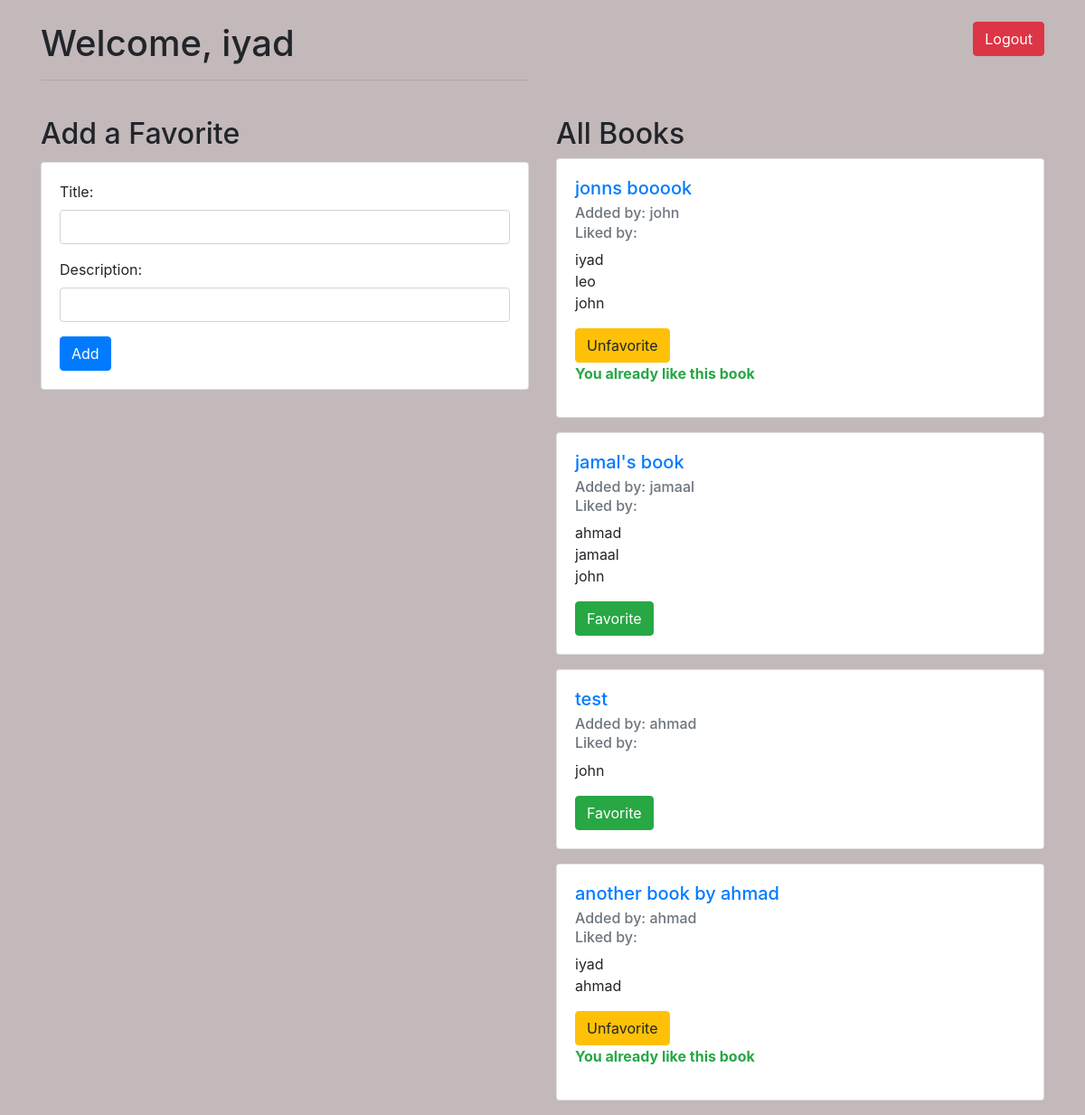
Page /books (signed in) on the committed database.
### myapp/models.py (models this page shows)
class User(models.Model):
    firstname = models.CharField(max_length=45)
    lastname = models.CharField(max_length=45)
    email = models.CharField(max_length=45)
    password = models.CharField(max_length=255)
    created_at = models.DateField(auto_now_add=True)
    updated_at = models.DateField(auto_now=True)
    objects = UserManager()

class Book(models.Model):
    title = models.CharField(max_length=255)
    desc  = models.TextField()
    users_who_like = models.ManyToManyField(User, related_name="liked_books")
    uploaded_by = models.ForeignKey(User, on_delete=models.CASCADE, related_name="uploaded_books")
    created_at = models.DateField(auto_now_add=True)
    updated_at = models.DateField(auto_now=True)
    objects = BookManager()

### myapp/views.py (the view)
# urls.py: path('books',views.go_to_books,name='books'),
def go_to_books(request):
    if 'user_id' not in request.session :
        return redirect('/')
    user = get_userid(request.session['user_id'])
    allbooks = get_all_books()
    context = {
            'user' : user,
            'allbooks' : allbooks,
        }
    return render(request,'books.html',context)

### myapp/models.py (called while the page is built)
def get_userid(id):
    return User.objects.get(id = id)

def get_all_books():
    return Book.objects.all()

### myapp/templates/books.html (shortened to what this page needs)
<!DOCTYPE html>
<html lang="en">
<head>
    <link href="https://stackpath.bootstrapcdn.com/bootstrap/4.5.2/css/bootstrap.min.css" rel="stylesheet">
</head>
<body>
    <div class="container">
        <div class="row mt-4">
            <div class="col">
                <h1>Welcome, {{ user.firstname }}</h1>
                <hr>
            </div>
            <div class="col text-right">
                <a href="{% url 'logout' %}" class="btn btn-danger">Logout</a>
            </div>
        </div>
        <div class="row mt-4">
            <div class="col-md-6">
                <h2 class="card-title">Add a Favorite</h2>
                <div class="card">
                    <div class="card-body">
                        <form action="/books/addbook/" method="post">
                            <div class="form-group">
                                <label for="title">Title:</label>
                                <input type="text" class="form-control" name="title" id="title" required>
                            </div>
                            <div class="form-group">
                                <label for="desc">Description:</label>
                                <input type="text" class="form-control" name="desc" id="desc" required>
                            </div>
                            <button type="submit" class="btn btn-primary">Add</button>
                        </form>
                    </div>
                </div>
            </div>
            <div class="col-md-6">
                <h2>All Books</h2>
                {% for book in allbooks reversed  %}
                    <div class="card mb-3">
                        <div class="card-body">
                            <h5 class="card-title"><a href="/books/{{ book.id }}">{{ book.title }}</a></h5>
                            <h6 class="card-subtitle mb-2 text-muted">Added by: {{ book.uploaded_by.firstname }}</h6>
                            <h6 class="card-subtitle mb-2 text-muted">Liked by:</h6>
                            <ul class="list-unstyled">
                                {% for user in book.users_who_like.all %}
                                    <li>{{ user.firstname }}</li>
                                {% endfor %}
                            </ul>
                            {% if user in book.users_who_like.all %}
                                <a href="/books/{{ book.id }}/unfavorite" class="btn btn-warning">Unfavorite</a>
                                <p class="text-success"><strong>You already like this book</strong></p>
                            {% else %}
                                <a href="/books/{{ book.id }}/favorite" class="btn btn-success">Favorite</a>
                            {% endif %}
                        </div>
                    </div>
                {% endfor %}
            </div>
        </div>
    </div>
</body>
</html>

### myapp/templates/books.html (style rules this page uses)
body { background-color: rgb(195, 184, 186); }

### rows in the picture
User: firstname "iyad"
Book: title "jonns booook", uploaded_by.firstname "john"
User: firstname "leo"
User: firstname "john"
Book: title "jamal's book", uploaded_by.firstname "jamaal"
User: firstname "ahmad"
User: firstname "jamaal"
Book: title "test", uploaded_by.firstname "ahmad"
Book: title "another book by ahmad", uploaded_by.firstname "ahmad"
